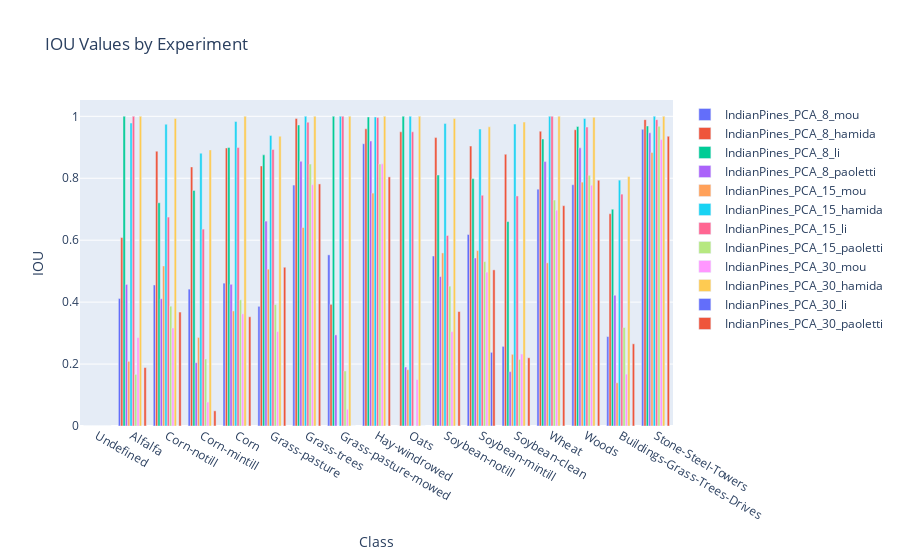

This figure's notebook cell:
### Markdown cell above
## IOU SCORES

### Code cell
ds = 'IndianPines'
dr = 'PCA'
plot_grouped_values(df_results[(df_results['Dataset'] == ds) 
                & (df_results['DR Method'] == dr)], 
                LABELS[ds],
                metric='IOU')

### Figure 1 — Plotly figure (JSON) as saved in the notebook; plotly's stock layout.template omitted (floating-point values rounded to 4 significant figures)
{"data": [{"name": "IndianPines_PCA_8_mou", "type": "bar", "x": ["Undefined", "Alfalfa", "Corn-notill", "Corn-mintill", "Corn", "Grass-pasture", "Grass-trees", "Grass-pasture-mowed", "Hay-windrowed", "Oats", "Soybean-notill", "Soybean-mintill", "Soybean-clean", "Wheat", "Woods", "Buildings-Grass-Trees-Drives", "Stone-Steel-Towers"], "y": [0, 0.4118, 0.4554, 0.442, 0.4613, 0.3864, 0.778, 0.5526, 0.9114, 0, 0.5489, 0.6184, 0.2571, 0.7647, 0.7791, 0.2888, 0.9579]}, {"name": "IndianPines_PCA_8_hamida", "type": "bar", "x": ["Undefined", "Alfalfa", "Corn-notill", "Corn-mintill", "Corn", "Grass-pasture", "Grass-trees", "Grass-pasture-mowed", "Hay-windrowed", "Oats", "Soybean-notill", "Soybean-mintill", "Soybean-clean", "Wheat", "Woods", "Buildings-Grass-Trees-Drives", "Stone-Steel-Towers"], "y": [0, 0.6087, 0.8874, 0.8366, 0.8977, 0.8397, 0.9932, 0.3929, 0.9598, 0.95, 0.9313, 0.9039, 0.8774, 0.9519, 0.9566, 0.6854, 0.9892]}, {"name": "IndianPines_PCA_8_li", "type": "bar", "x": ["Undefined", "Alfalfa", "Corn-notill", "Corn-mintill", "Corn", "Grass-pasture", "Grass-trees", "Grass-pasture-mowed", "Hay-windrowed", "Oats", "Soybean-notill", "Soybean-mintill", "Soybean-clean", "Wheat", "Woods", "Buildings-Grass-Trees-Drives", "Stone-Steel-Towers"], "y": [0, 1, 0.7208, 0.7606, 0.8996, 0.8755, 0.972, 1, 0.9979, 1, 0.8105, 0.7988, 0.66, 0.9268, 0.9671, 0.7, 0.9688]}, {"name": "IndianPines_PCA_8_paoletti", "type": "bar", "x": ["Undefined", "Alfalfa", "Corn-notill", "Corn-mintill", "Corn", "Grass-pasture", "Grass-trees", "Grass-pasture-mowed", "Hay-windrowed", "Oats", "Soybean-notill", "Soybean-mintill", "Soybean-clean", "Wheat", "Woods", "Buildings-Grass-Trees-Drives", "Stone-Steel-Towers"], "y": [0, 0.4571, 0.4108, 0.2046, 0.4576, 0.6616, 0.8545, 0.2941, 0.9201, 0.1905, 0.4826, 0.5425, 0.1756, 0.8539, 0.8982, 0.4222, 0.9468]}, {"name": "IndianPines_PCA_15_mou", "type": "bar", "x": ["Undefined", "Alfalfa", "Corn-notill", "Corn-mintill", "Corn", "Grass-pasture", "Grass-trees", "Grass-pasture-mowed", "Hay-windrowed", "Oats", "Soybean-notill", "Soybean-mintill", "Soybean-clean", "Wheat", "Woods", "Buildings-Grass-Trees-Drives", "Stone-Steel-Towers"], "y": [0, 0.209, 0.5167, 0.286, 0.3716, 0.5064, 0.6409, 0, 0.752, 0.1818, 0.5588, 0.5664, 0.2315, 0.5269, 0.7875, 0.1396, 0.883]}, {"name": "IndianPines_PCA_15_hamida", "type": "bar", "x": ["Undefined", "Alfalfa", "Corn-notill", "Corn-mintill", "Corn", "Grass-pasture", "Grass-trees", "Grass-pasture-mowed", "Hay-windrowed", "Oats", "Soybean-notill", "Soybean-mintill", "Soybean-clean", "Wheat", "Woods", "Buildings-Grass-Trees-Drives", "Stone-Steel-Towers"], "y": [0, 0.9783, 0.9743, 0.8808, 0.9832, 0.9379, 1, 1, 0.9979, 1, 0.9766, 0.959, 0.9748, 1, 0.9929, 0.7939, 1]}, {"name": "IndianPines_PCA_15_li", "type": "bar", "x": ["Undefined", "Alfalfa", "Corn-notill", "Corn-mintill", "Corn", "Grass-pasture", "Grass-trees", "Grass-pasture-mowed", "Hay-windrowed", "Oats", "Soybean-notill", "Soybean-mintill", "Soybean-clean", "Wheat", "Woods", "Buildings-Grass-Trees-Drives", "Stone-Steel-Towers"], "y": [0, 1, 0.6746, 0.6358, 0.8992, 0.8927, 0.9811, 1, 0.9958, 0.95, 0.6152, 0.745, 0.7428, 1, 0.9652, 0.7487, 0.9892]}, {"name": "IndianPines_PCA_15_paoletti", "type": "bar", "x": ["Undefined", "Alfalfa", "Corn-notill", "Corn-mintill", "Corn", "Grass-pasture", "Grass-trees", "Grass-pasture-mowed", "Hay-windrowed", "Oats", "Soybean-notill", "Soybean-mintill", "Soybean-clean", "Wheat", "Woods", "Buildings-Grass-Trees-Drives", "Stone-Steel-Towers"], "y": [0, 0.1667, 0.3868, 0.2162, 0.4076, 0.3922, 0.8457, 0.1778, 0.8459, 0, 0.4516, 0.5308, 0.2152, 0.7296, 0.8096, 0.318, 0.9677]}, {"name": "IndianPines_PCA_30_mou", "type": "bar", "x": ["Undefined", "Alfalfa", "Corn-notill", "Corn-mintill", "Corn", "Grass-pasture", "Grass-trees", "Grass-pasture-mowed", "Hay-windrowed", "Oats", "Soybean-notill", "Soybean-mintill", "Soybean-clean", "Wheat", "Woods", "Buildings-Grass-Trees-Drives", "Stone-Steel-Towers"], "y": [0, 0.2857, 0.3165, 0.07727, 0.3621, 0.305, 0.7794, 0.05405, 0.8464, 0.15, 0.3046, 0.4968, 0.2325, 0.697, 0.7775, 0.1675, 0.9247]}, {"name": "IndianPines_PCA_30_hamida", "type": "bar", "x": ["Undefined", "Alfalfa", "Corn-notill", "Corn-mintill", "Corn", "Grass-pasture", "Grass-trees", "Grass-pasture-mowed", "Hay-windrowed", "Oats", "Soybean-notill", "Soybean-mintill", "Soybean-clean", "Wheat", "Woods", "Buildings-Grass-Trees-Drives", "Stone-Steel-Towers"], "y": [0, 1, 0.993, 0.8916, 1, 0.9358, 1, 1, 1, 1, 0.9928, 0.9661, 0.9815, 1, 0.9968, 0.8057, 1]}, {"name": "IndianPines_PCA_30_li", "type": "bar", "x": ["Undefined", "Alfalfa", "Corn-notill", "Corn-mintill", "Corn", "Grass-pasture", "Grass-trees", "Grass-pasture-mowed", "Hay-windrowed", "Oats", "Soybean-notill", "Soybean-mintill", "Soybean-clean", "Wheat", "Woods", "Buildings-Grass-Trees-Drives", "Stone-Steel-Towers"], "y": [0, 0, 0, 0, 0, 0, 0, 0, 0, 0, 0, 0.2378, 0, 0, 0, 0, 0]}, {"name": "IndianPines_PCA_30_paoletti", "type": "bar", "x": ["Undefined", "Alfalfa", "Corn-notill", "Corn-mintill", "Corn", "Grass-pasture", "Grass-trees", "Grass-pasture-mowed", "Hay-windrowed", "Oats", "Soybean-notill", "Soybean-mintill", "Soybean-clean", "Wheat", "Woods", "Buildings-Grass-Trees-Drives", "Stone-Steel-Towers"], "y": [0, 0.1887, 0.368, 0.04894, 0.3527, 0.5126, 0.7816, 0, 0.8044, 0, 0.3696, 0.5041, 0.2203, 0.7114, 0.7936, 0.2654, 0.9355]}], "layout": {"barmode": "group", "title": {"text": "IOU Values by Experiment"}, "xaxis": {"title": {"text": "Class"}}, "yaxis": {"title": {"text": "IOU"}}}}
